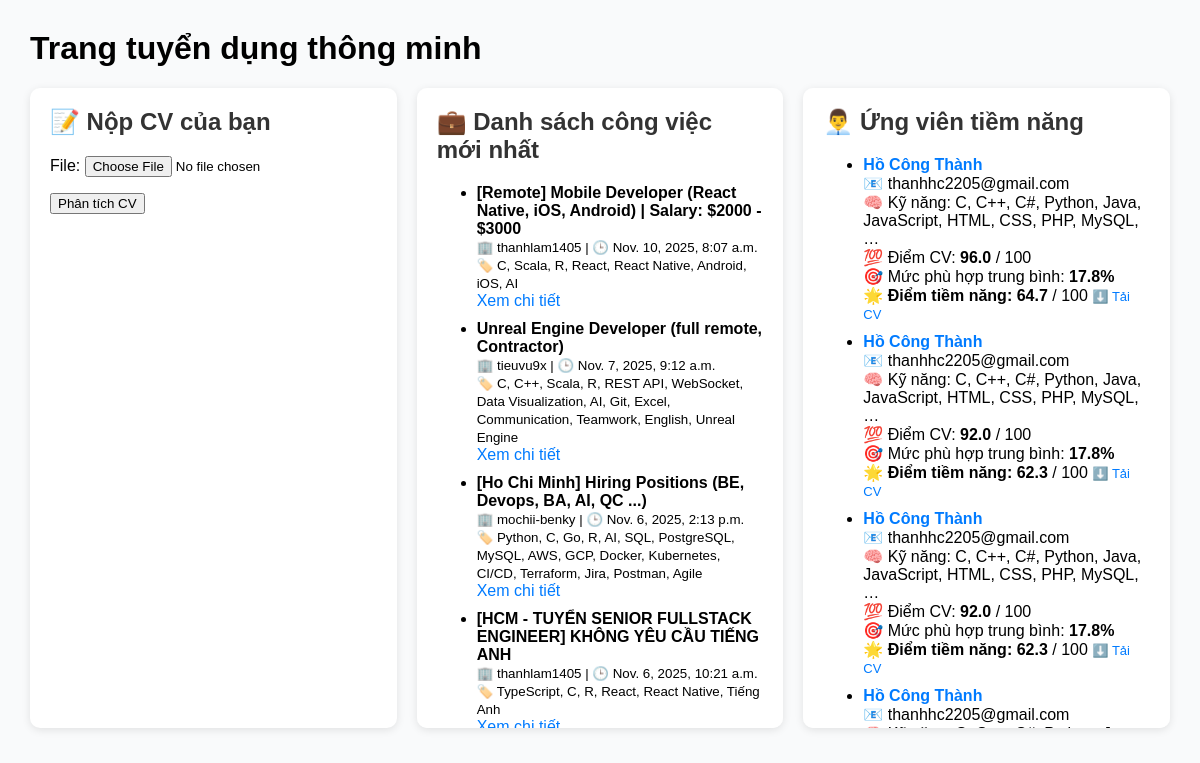
The page / on the database its author committed.
### cvs/models.py (models this page shows, shortened)
class Job(models.Model):
    title = models.CharField(max_length=255)
    company = models.CharField(max_length=255, blank=True, null=True)
    url = models.URLField()
    labels = models.TextField(blank=True, null=True)
    description = models.TextField(blank=True, null=True)
    created_at = models.DateTimeField(auto_now_add=False)
    fetched_at = models.DateTimeField(auto_now_add=True)

class CV(models.Model):
    user = models.ForeignKey(User, on_delete=models.CASCADE, null=True, blank=True)
    file = models.FileField(upload_to='cvs/')
    extracted_text = models.TextField(blank=True, null=True)
    full_name = models.CharField(max_length=255, blank=True, null=True)
    email = models.CharField(max_length=255, blank=True, null=True)
    phone = models.CharField(max_length=50, blank=True, null=True)
    skills = models.TextField(blank=True, null=True)
    education = models.TextField(blank=True, null=True)
    experience = models.TextField(blank=True, null=True)
    created_at = models.DateTimeField(auto_now_add=True)
    score = models.FloatField(default=0)
    match_score = models.FloatField(default=0)
    potential_score = models.FloatField(default=0)

### cvs/views.py (the view, shortened to what this page needs)
# urls.py: path('', views.home, name='home'),
def home(request):
    if Job.objects.count() == 0:
        fetch_and_save_jobs()
    job_list = Job.objects.all().order_by('-created_at')
    paginator = Paginator(job_list, 10)  # mỗi trang 10 jobs
    page_number = request.GET.get('page')
    jobs = paginator.get_page(page_number)
    form = CVForm()
    analyzed_data = None
    cv_score = None
    match_results = []
    cvs = CV.objects.all().order_by('-potential_score', '-created_at')[:5]
    return render(request, "cvs/home.html", {
        "form": form,
        "analyzed_data": analyzed_data,
        "score": cv_score,
        "match_results": match_results,
        "jobs": jobs,
        "cvs": cvs,
        "current_cv": cv if request.method == "POST" and form.is_valid() else None,
    })

### cvs/forms.py
class CVForm(forms.ModelForm):
    class Meta:
        model = CV
        fields = ['file']

### cvs/templates/cvs/home.html (shortened to what this page needs)
<!DOCTYPE html>
<html lang="vi">
<head>
</head>
<body>
    <h1>Trang tuyển dụng thông minh</h1>
    <div class="container">
        <div class="box">
            <h2>📝 Nộp CV của bạn</h2>
            <form method="post" enctype="multipart/form-data">
                {{ form.as_p }}
                <button type="submit">Phân tích CV</button>
            </form>
        </div>
        <div class="box">
            <h2>💼 Danh sách công việc mới nhất</h2>
            {% if jobs %}
                <ul>
                    {% for job in jobs %}
                        <li style="margin-bottom: 10px;">
                            <strong>{{ job.title }}</strong><br>
                            <small>
                                🏢 {{ job.company }} |
                                🕒 {{ job.created_at }}
                            </small><br>
                            <small>🏷️ {{ job.labels }}</small><br>
                            <a href="{{ job.url }}" target="_blank">Xem chi tiết</a>
                        </li>
                    {% endfor %}
                </ul>
            {% else %}
                <p>Không thể tải danh sách việc làm.</p>
            {% endif %}
        </div>
        <div class="box">
            <h2>👨‍💼 Ứng viên tiềm năng</h2>
            {% if cvs %}
            <ul>
            {% for cv in cvs %}
                <li style="margin-bottom: 10px;">
                    <strong>
                        <a href="{{ cv.file.url }}" target="_blank">
                        {{ cv.full_name|default:"(Ẩn danh)" }}
                        </a>
                    </strong><br>
                    📧 {{ cv.email|default:"N/A" }}<br>
                    🧠 Kỹ năng: {{ cv.skills|truncatewords:10 }}<br>
                    💯 Điểm CV: <b>{{ cv.score|floatformat:1 }}</b> / 100<br>
                    🎯 Mức phù hợp trung bình: <b>{{ cv.match_score|floatformat:1 }}%</b><br>
                    🌟 <b>Điểm tiềm năng: {{ cv.potential_score|floatformat:1 }}</b> / 100
                    <a href="{{ cv.file.url }}" download style="font-size: 13px;">⬇️ Tải CV</a>
                </li>
            {% endfor %}
            </ul>
        {% else %}
            <p>Chưa có ứng viên nào.</p>
        {% endif %}
        </div>
    </div>
</body>
</html>

### cvs/templates/cvs/home.html (style rules this page uses)
body { font-family: Arial, sans-serif; margin: 30px; background: #f9fafb; }
.container { display: grid; grid-template-columns: 1fr 1fr 1fr; gap: 20px; }
.box { background: white; border-radius: 10px; padding: 20px; box-shadow: 0 2px 8px rgba(0,0,0,0.1); overflow-y: auto; max-height: 600px; }
h2 { margin-top: 0; color: #333; }
a { color: #007bff; text-decoration: none; }

### rows shown on the page
Job: title "[Remote] Mobile Developer (React Native, iOS, Android) | Salary: $2000 - $3000", company "thanhlam1405", created_at "Nov. 10, 2025, 8:07 a.m.", labels "C, Scala, R, React, React Native, Android, iOS, AI"
Job: title "Unreal Engine Developer (full remote, Contractor)", company "tieuvu9x", created_at "Nov. 7, 2025, 9:12 a.m.", labels "C, C++, Scala, R, REST API, WebSocket, Data Visualization, AI, Git, Excel, Communication, Teamwork, English, Unreal Engine"
Job: title "[Ho Chi Minh] Hiring Positions (BE, Devops, BA, AI, QC ...)", company "mochii-benky", created_at "Nov. 6, 2025, 2:13 p.m.", labels "Python, C, Go, R, AI, SQL, PostgreSQL, MySQL, AWS, GCP, Docker, Kubernetes, CI/CD, Terraform, Jira, Postman, Agile"
Job: title "[HCM - TUYỂN SENIOR FULLSTACK ENGINEER] KHÔNG YÊU CẦU TIẾNG ANH", company "thanhlam1405", created_at "Nov. 6, 2025, 10:21 a.m.", labels "TypeScript, C, R, React, React Native, Tiếng Anh"
CV: full_name "Hồ Công Thành", email "thanhhc2205@gmail.com", skills "C, C++, C#, Python, Java, JavaScript, HTML, CSS, PHP, MySQL, …", score "96.0", match_score "17.8", potential_score "64.7"
CV: full_name "Hồ Công Thành", email "thanhhc2205@gmail.com", skills "C, C++, C#, Python, Java, JavaScript, HTML, CSS, PHP, MySQL, …", score "92.0", match_score "17.8", potential_score "62.3"
CV: full_name "Hồ Công Thành", email "thanhhc2205@gmail.com", skills "C, C++, C#, Python, Java, JavaScript, HTML, CSS, PHP, MySQL, …", score "92.0", match_score "17.8", potential_score "62.3"
CV: full_name "Hồ Công Thành", email "thanhhc2205@gmail.com"
